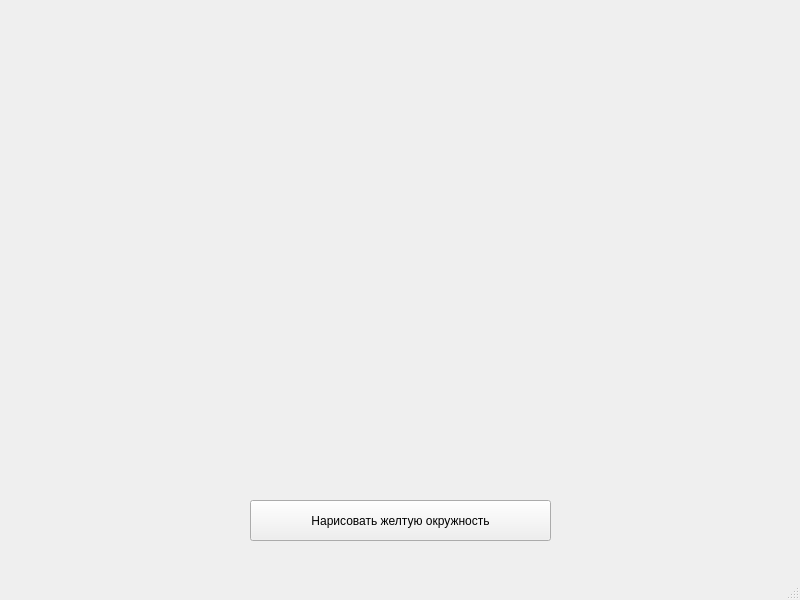
<?xml version="1.0" encoding="UTF-8"?>
<ui version="4.0">
 <class>MainWindow</class>
 <widget class="QMainWindow" name="MainWindow">
  <property name="geometry">
   <rect>
    <x>0</x>
    <y>0</y>
    <width>800</width>
    <height>600</height>
   </rect>
  </property>
  <property name="windowTitle">
   <string>Git и желтые окружности</string>
  </property>
  <widget class="QWidget" name="centralwidget">
   <widget class="QPushButton" name="pushButton">
    <property name="geometry">
     <rect>
      <x>250</x>
      <y>500</y>
      <width>301</width>
      <height>41</height>
     </rect>
    </property>
    <property name="text">
     <string>Нарисовать желтую окружность</string>
    </property>
   </widget>
  </widget>
  <widget class="QMenuBar" name="menubar">
   <property name="geometry">
    <rect>
     <x>0</x>
     <y>0</y>
     <width>800</width>
     <height>26</height>
    </rect>
   </property>
  </widget>
  <widget class="QStatusBar" name="statusbar"/>
 </widget>
 <resources/>
 <connections/>
</ui>
